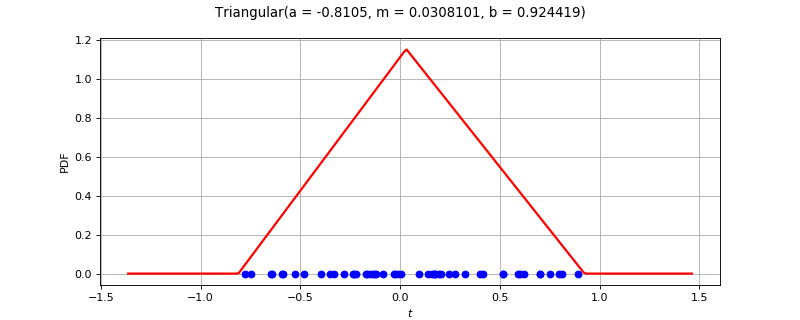

This chart was generated by the following Python code:
import openturns as ot
from matplotlib import pyplot as plt
from openturns.viewer import View
ot.RandomGenerator.SetSeed(0)
factory = ot.TriangularFactory()
ref = factory.build()
dimension = ref.getDimension()
if dimension <= 2:
    sample = ref.getSample(50)
    distribution = factory.build(sample)
    if dimension == 1:
        distribution.setDescription(['$t$'])
        pdf_graph = distribution.drawPDF(256)
        cloud = ot.Cloud(sample, ot.Sample(sample.getSize(), 1))
        cloud.setColor('blue')
        cloud.setPointStyle('fcircle')
        pdf_graph.add(cloud)
        pdf_graph.setTitle(str(distribution))
        fig = plt.figure(figsize=(10, 4))
        pdf_axis = fig.add_subplot(111)
        View(pdf_graph, figure=fig, axes=[pdf_axis], add_legend=False)
    else:
        sample = ref.getSample(500)
        distribution.setDescription(['$t_0$', '$t_1$'])
        pdf_graph = distribution.drawPDF([256]*2)
        cloud = ot.Cloud(sample)
        cloud.setColor('red')
        cloud.setPointStyle('fcircle')
        pdf_graph.add(cloud)
        pdf_graph.setTitle(str(distribution))
        fig = plt.figure(figsize=(10, 4))
        pdf_axis = fig.add_subplot(111)
        View(pdf_graph, figure=fig, axes=[pdf_axis], add_legend=False, square_axes=True)
